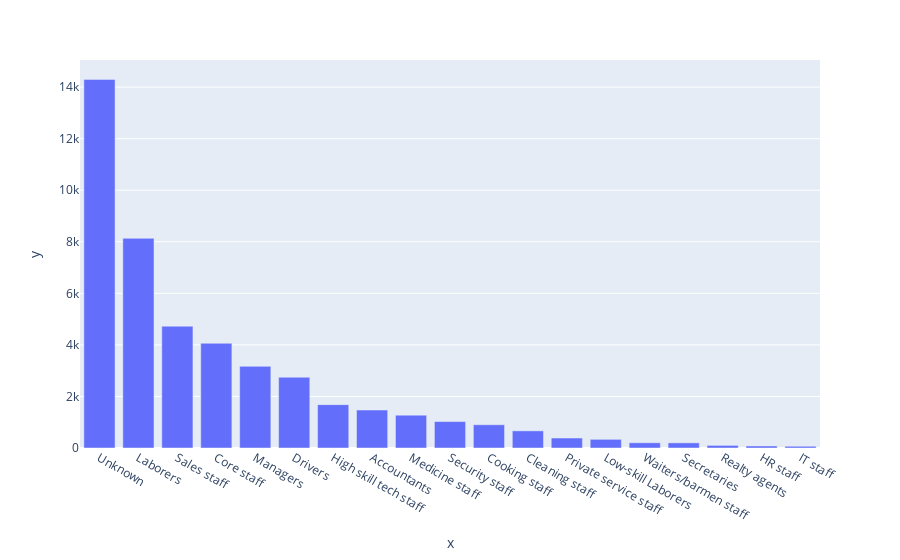

Here is the notebook cell this chart was saved with:
### Code cell
customer_data_copy=customer_data.copy()
#customer_data_copy['occupation_type']=customer_data_copy['gender'].replace("XNA", np.nan)

occ_df = customer_data_copy.groupby('occupation_type')['credit_card_default'].count().sort_values(ascending = False).reset_index()
occ_fig = plt.bar(x = occ_df['occupation_type'], y = occ_df['credit_card_default'])
occ_fig.show()

### Figure 1 — Plotly figure (JSON) as saved in the notebook; plotly's stock layout.template omitted (floating-point values rounded to 4 significant figures)
{"data": [{"alignmentgroup": "True", "hovertemplate": "x=%{x}<br>y=%{y}<extra></extra>", "legendgroup": "", "marker": {"color": "#636efa", "pattern": {"shape": ""}}, "name": "", "offsetgroup": "", "orientation": "v", "showlegend": false, "textposition": "auto", "type": "bar", "x": ["Unknown", "Laborers", "Sales staff", "Core staff", "Managers", "Drivers", "High skill tech staff", "Accountants", "Medicine staff", "Security staff", "Cooking staff", "Cleaning staff", "Private service staff", "Low-skill Laborers", "Waiters/barmen staff", "Secretaries", "Realty agents", "HR staff", "IT staff"], "xaxis": "x", "y": [14299, 8134, 4725, 4062, 3168, 2747, 1682, 1474, 1275, 1025, 902, 665, 387, 336, 203, 199, 101, 78, 66], "yaxis": "y"}], "layout": {"barmode": "relative", "legend": {"tracegroupgap": 0}, "margin": {"t": 60}, "xaxis": {"anchor": "y", "domain": [0, 1], "title": {"text": "x"}}, "yaxis": {"anchor": "x", "domain": [0, 1], "title": {"text": "y"}}}}
